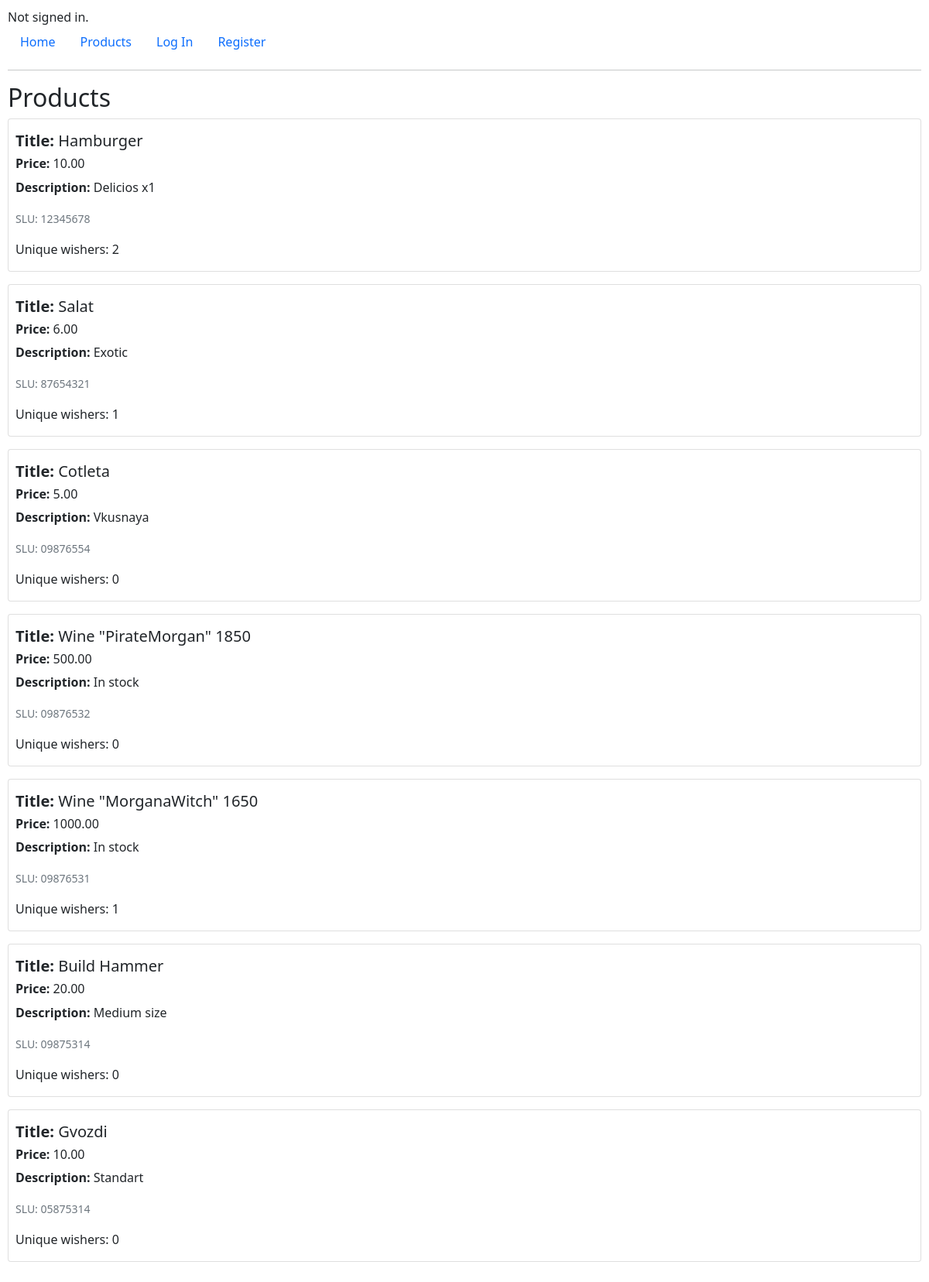
Page /products on the committed database.
### commerce/models.py (models this page shows, shortened)
class Product(models.Model):
    title = models.CharField(max_length=256, unique=True)
    slu = models.CharField(max_length=8, unique=True)
    description = models.TextField(max_length=4012)
    price = models.DecimalField(decimal_places=2, max_digits=10)
    unique_wishers = models.IntegerField(default=0)

### commerce/views.py (the view)
# urls.py: path("products", views.products, name="products"),
def products(request):
    index_template = loader.get_template("commerce/products.html")
    wishlists = Wishlist.objects.filter(utilizator_id=request.user.id)
    for wishlist in wishlists:
        wishlist.products_ids = wishlist.products.values_list('id', flat=True)
    products = Product.objects.all()
    for product in products:
        product.unique_wishers = Wishlist.objects.filter(products__id=product.id).values_list('utilizator', flat=True).distinct().count()
        product.save()
    context = {'products': products, 'wishlists': wishlists}
    return HttpResponse(index_template.render(context, request))

### commerce/templates/commerce/products.html (shortened to what this page needs)
{% extends 'commerce/layout.html' %}
{% block body %}
    <h2>Products</h2>
    {% for product in products %}
    <div class="card mb-3 product">
        <div class="row no-gutters">
            <div class="col-md-8">
                <div class="card-body">
                    <h5 class="card-title" ><b>Title:</b> {{ product.title }}</h5>
                    <h6 class="card-text"><b>Price:</b> {{ product.price }}</h6>
                    <p class="card-text"><b>Description:</b> {{ product.description }}</p>
                    <p class="card-text">
                        <small class="text-muted"> SLU: {{ product.slu }}</small><br/>
                    </p>
                    <span>Unique wishers: {{product.unique_wishers}}</span>
                </div>
            </div>
        </div>
    </div>
    {% empty %}
        No products added yet
    {% endfor %}
{% endblock %}

### commerce/templates/commerce/layout.html (shortened to what this page needs)
{% load static %}
<!DOCTYPE html>
<html lang="en">
    <head>
        <link rel="stylesheet" href="https://stackpath.bootstrapcdn.com/bootstrap/4.4.1/css/bootstrap.min.css">
        <link href="https://cdn.jsdelivr.net/npm/bootstrap@5.0.0-beta1/dist/css/bootstrap.min.css" rel="stylesheet">
        <link href="{% static 'commerce/styles.css' %}" rel="stylesheet">
    </head>
    <body>
        <div>
            {% if user.is_authenticated %}
                Signed in as <b>{{ user }}</b>.
            {% else %}
                {% if logout_message %}
                    {{ logout_message }}
                {% else %}
                Not signed in.
                {% endif %}
            {% endif %}
        </div>
        <ul class="nav">
            <li class="nav-item">
                <a class="nav-link" href="{% url 'home' %}">Home</a>
            </li>
            <li class="nav-item">
                <a class="nav-link" href="{% url 'products' %}">Products</a>
            </li>
            {% if user.is_authenticated %}
             <li class="nav-item">
                <a class="nav-link" href="{% url 'wishlists' %}">My Wishlists</a>
            </li>
            <li class="nav-item">
                <a class="nav-link" href="{% url 'logout' %}">Log Out</a>
            </li>
            {% else %}
            <li class="nav-item">
                <a class="nav-link" href="{% url 'login' %}">Log In</a>
            </li>
            <li class="nav-item">
                <a class="nav-link" href="{% url 'register' %}">Register</a>
            </li>
            {% endif %}
        </ul>
        <hr>
        {% block body %}
        {% endblock %}
    </body>
</html>

### commerce/static/commerce/styles.css (style rules this page uses)
body { padding: 10px }
.product { padding-left: 5px; }

### rows in the picture
Product: title "Hamburger", price "10.00", description "Delicios x1", slu "12345678", unique_wishers "2"
Product: title "Salat", price "6.00", description "Exotic", slu "87654321", unique_wishers "1"
Product: title "Cotleta", price "5.00", description "Vkusnaya", slu "09876554", unique_wishers "0"
Product: title "Wine \"PirateMorgan\" 1850", price "500.00", description "In stock", slu "09876532", unique_wishers "0"
Product: title "Wine \"MorganaWitch\" 1650", price "1000.00", description "In stock", slu "09876531", unique_wishers "1"
Product: title "Build Hammer", price "20.00", description "Medium size", slu "09875314", unique_wishers "0"
Product: title "Gvozdi", price "10.00", description "Standart", slu "05875314", unique_wishers "0"
